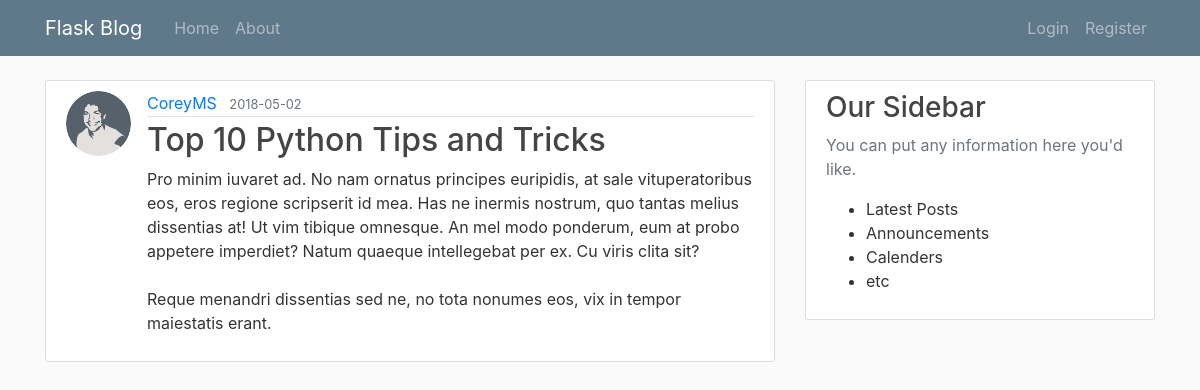
Page /post/24 on the committed database.
### flaskblog/models.py (models this page shows, shortened)
class User(db.Model, UserMixin):
    id = db.Column(db.Integer, primary_key=True)
    username = db.Column(db.String(20), unique=True, nullable=False)
    email = db.Column(db.String(120), unique=True, nullable=False)
    image_file = db.Column(db.String(20), nullable=False, default='default.jpg')
    password = db.Column(db.String(60), nullable=False)
    posts = db.relationship('Post', backref='author', lazy=True)

class Post(db.Model):
    id = db.Column(db.Integer, primary_key=True)
    title = db.Column(db.String(100), nullable=False)
    date_posted = db.Column(db.DateTime, nullable=False, default=datetime.utcnow)
    content = db.Column(db.Text, nullable=False)
    user_id = db.Column(db.Integer, db.ForeignKey('user.id'), nullable=False)

### flaskblog/posts/routes.py (the view)
@posts.route("/post/<int:post_id>")
def post(post_id):
    post = Post.query.get_or_404(post_id)
    return render_template('post.html', title=post.title, post=post)

### flaskblog/templates/post.html (shortened to what this page needs)
{% extends "layout.html" %}
{% block content %}
<article class="media content-section">
    <img class="rounded-circle article-img"
        src="{{ url_for('static', filename='profile_pics/' + post.author.image_file) }}">
    <div class="media-body">
        <div class="article-metadata">
            <a class="mr-2" href="{{ url_for('users.user_posts', username=post.author.username)}}">{{ post.author.username }}</a>
            <small class="text-muted">{{ post.date_posted.strftime('%Y-%m-%d') }}</small>
        </div>
        <h2 class="article-title" >{{ post.title }}</h2>
        <p class="article-content">{{ post.content }}</p>
    </div>
</article>
{% endblock content %}

### flaskblog/static/main.css (style rules this page uses)
body { background: #fafafa; color: #333333; margin-top: 5rem; }
h1, h2, h3, h4, h5, h6 { color: #444444; }
.content-section { background: #ffffff; padding: 10px 20px; border: 1px solid #dddddd; border-radius: 3px; margin-bottom: 20px; }
.article-title { color: #444444; }
.article-content { white-space: pre-line; }
.article-img { height: 65px; width: 65px; margin-right: 16px; }
.article-metadata { padding-bottom: 1px; margin-bottom: 4px; border-bottom: 1px solid #e3e3e3 }

### rows in the picture
User: image_file (picture), author.username "CoreyMS"
Post: date_posted "2018-05-02", title "Top 10 Python Tips and Tricks", content "Pro minim iuvaret ad. No nam ornatus principes euripidis, at sale vituperatoribus eos, eros regione scripserit id mea. Has ne inermis nostrum, quo tantas melius dissentias at! Ut vim tibique omnesque. An mel modo ponderum, eum at probo appetere imperdiet? Natum quaeque intellegebat per ex. Cu viris clita sit? Reque menandri dissentias sed ne, no tota nonumes eos, vix in tempor maiestatis erant."
